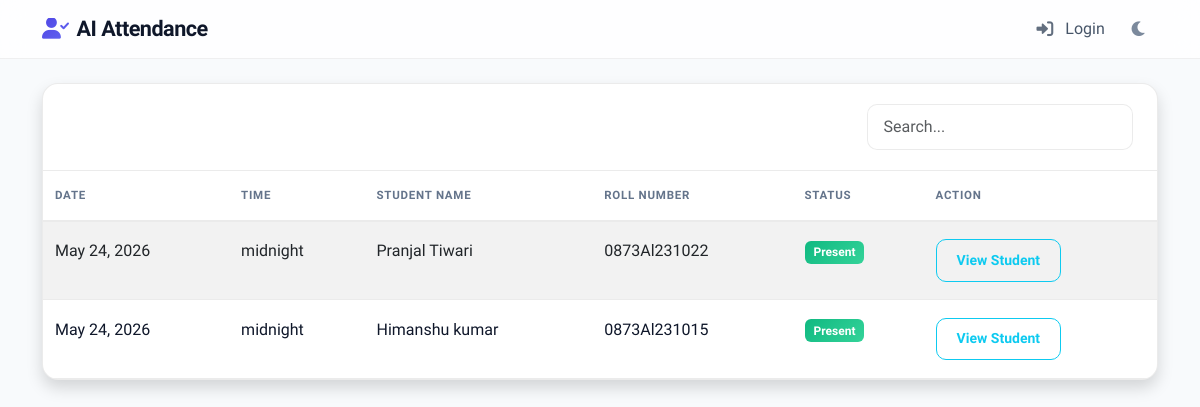
Before: /core/attendance_list/ with the older database file.
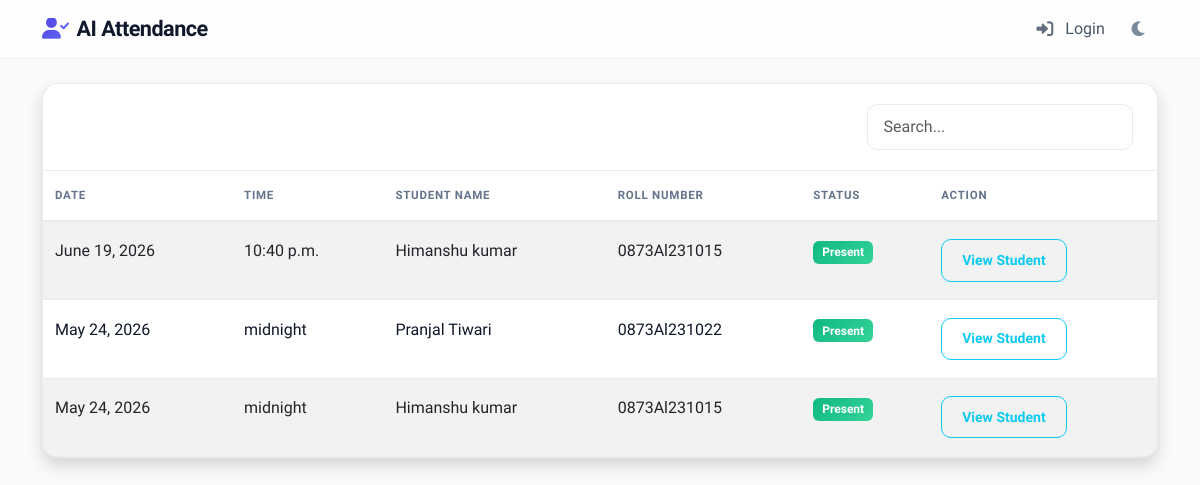
After: the same page with the newer database file.
### core/models.py (models this page shows, shortened)
class AttendanceRecord(models.Model):
    student = models.ForeignKey(Student, on_delete=models.CASCADE)
    date = models.DateField(default=datetime.date.today)
    time = models.TimeField(default=datetime.datetime.now)
    status = models.CharField(max_length=20, default='Present')
    subject = models.CharField(max_length=100, null=True, blank=True)
    class Meta:
        ordering = ['-date', '-time']

class Student(models.Model):
    user = models.OneToOneField(User, on_delete=models.CASCADE, null=True, blank=True)
    name = models.CharField(max_length=100)
    roll_number = models.CharField(max_length=20, unique=True)
    email = models.EmailField(max_length=100, null=True, blank=True)
    phone_number = models.CharField(max_length=15, null=True, blank=True)
    address = models.TextField(null=True, blank=True)
    date_of_birth = models.DateField(null=True, blank=True)
    department = models.CharField(max_length=100, null=True, blank=True)
    year = models.CharField(max_length=10, null=True, blank=True)
    section = models.CharField(max_length=10, null=True, blank=True)
    plain_password = models.CharField(max_length=128, null=True, blank=True)  # For display purposes only
    is_registered = models.BooleanField(default=False)
    profile_pic = models.ImageField(upload_to='profile_pics/', null=True, blank=True)
    created_at = models.DateTimeField(auto_now_add=True)

### core/views.py (the view)
# urls.py: path('attendance_list/', views.attendance_list, name='attendance_list'),
def attendance_list(request):
    records = AttendanceRecord.objects.all().order_by('-date', '-time')
    return render(request, 'attendance_list.html', {'records': records})

### templates/attendance_list.html (shortened to what this page needs)
{% extends 'base.html' %}
{% block content %}
<div class="card shadow">
    <div class="card-header bg-dark text-white d-flex justify-content-between align-items-center">
        <h4 class="mb-0">Attendance History</h4>
        <input type="text" id="searchInput" class="form-control w-25" placeholder="Search...">
    </div>
    <div class="card-body p-0">
        <div class="table-responsive">
            <table class="table table-hover table-striped mb-0">
                <thead class="table-light">
                    <tr>
                        <th>Date</th>
                        <th>Time</th>
                        <th>Student Name</th>
                        <th>Roll Number</th>
                        <th>Status</th>
                        <th>Action</th>
                    </tr>
                </thead>
                <tbody id="attendanceTable">
                    {% for record in records %}
                    <tr>
                        <td>{{ record.date }}</td>
                        <td>{{ record.time }}</td>
                        <td>{{ record.student.name }}</td>
                        <td>{{ record.student.roll_number }}</td>
                        <td><span class="badge bg-success">{{ record.status }}</span></td>
                        <td>
                            <a href="{% url 'student_attendance' record.student.id %}"
                                class="btn btn-sm btn-outline-info">View Student</a>
                        </td>
                    </tr>
                    {% empty %}
                    <tr>
                        <td colspan="6" class="text-center py-4">No attendance records found.</td>
                    </tr>
                    {% endfor %}
                </tbody>
            </table>
        </div>
    </div>
</div>
{% endblock %}

Changed rows visible on the page:
added AttendanceRecord: date "June 19, 2026", time "10:40 p.m.", student.name "Himanshu kumar", student.roll_number "0873Al231015", status "Present"
